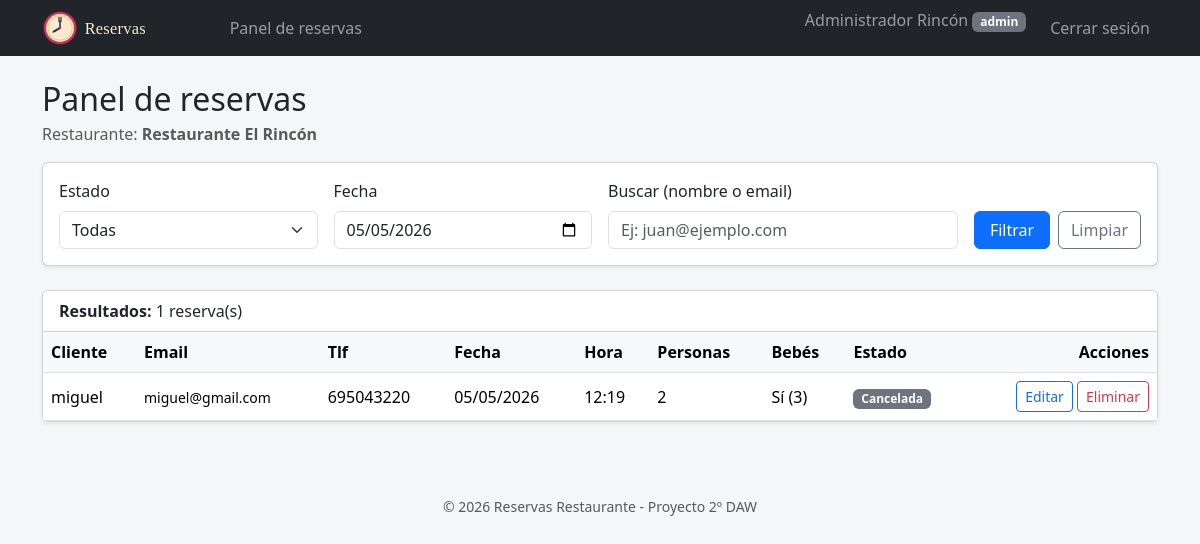
The page /admin/dashboard.php?fecha=2026-05-05 (signed in) on the database its author committed.
### tables this page shows
CREATE TABLE `bares` (
  `id` int(11) NOT NULL,
  `nombre` varchar(100) NOT NULL,
  `direccion` varchar(200) DEFAULT NULL,
  `telefono` varchar(20) DEFAULT NULL
);

CREATE TABLE `reservas` (
  `id` int(11) NOT NULL,
  `id_usuario` int(11) NOT NULL,
  `id_bar` int(11) NOT NULL,
  `num_personas` int(11) NOT NULL,
  `fecha_reserva` date NOT NULL,
  `hora_reserva` time NOT NULL,
  `bebes` tinyint(1) NOT NULL DEFAULT 0,
  `num_bebes` int(11) NOT NULL DEFAULT 0,
  `telefono` varchar(20) NOT NULL,
  `email` varchar(100) NOT NULL,
  `estado` enum('activa','cancelada') NOT NULL DEFAULT 'activa',
  `fecha_creacion` timestamp NOT NULL DEFAULT current_timestamp()
);

CREATE TABLE `usuarios` (
  `id` int(11) NOT NULL,
  `nombre` varchar(50) NOT NULL,
  `email` varchar(100) NOT NULL,
  `password` varchar(255) NOT NULL,
  `rol` enum('usuario','admin','superadmin') NOT NULL DEFAULT 'usuario',
  `bar_asignado` int(11) DEFAULT NULL,
  `fecha_registro` timestamp NOT NULL DEFAULT current_timestamp()
);

### admin/dashboard.php (the view, shortened to what this page needs)
<?php
require_once '../config/db.php';
$idBarAdmin = $_SESSION['bar_asignado'] ?? null;
$nombreBar = '';
if ($idBarAdmin) {
    $stmt = $pdo->prepare("SELECT nombre FROM bares WHERE id = ?");
    $stmt->execute([$idBarAdmin]);
    $nombreBar = $stmt->fetchColumn();
}
$filtroEstado = $_GET['estado'] ?? 'todas';
$filtroFecha  = $_GET['fecha']  ?? '';
$filtroBuscar = trim($_GET['buscar'] ?? '');
$reservas = [];
if ($idBarAdmin) {
    $sql = "
        SELECT r.*, u.nombre AS nombre_usuario, u.email AS email_usuario
        FROM reservas r
        INNER JOIN usuarios u ON u.id = r.id_usuario
        WHERE r.id_bar = :id_bar
    ";
    $params = [':id_bar' => $idBarAdmin];
    if ($filtroFecha !== '') {
        $sql .= " AND r.fecha_reserva = :fecha";
        $params[':fecha'] = $filtroFecha;
    }
    $sql .= " ORDER BY r.fecha_reserva DESC, r.hora_reserva DESC";
    $stmt = $pdo->prepare($sql);
    $stmt->execute($params);
    $reservas = $stmt->fetchAll();
}
require '../includes/header.php';
?>
<h2 class="mb-1">Panel de reservas</h2>
<p class="text-muted">
    <?php if ($nombreBar): ?>
        Restaurante: <strong><?= htmlspecialchars($nombreBar) ?></strong>
    <?php else: ?>
        <span class="text-danger">No tienes ningún restaurante asignado.</span>
    <?php endif; ?>
</p>
<?php if (!$idBarAdmin): ?>
    <div class="alert alert-warning">
        Tu cuenta de admin no tiene ningún bar asignado. Pídele al administrador
        de la base de datos que actualice el campo <code>bar_asignado</code> en
        tu fila de la tabla <code>usuarios</code>.
    </div>
<?php else: ?>
    <div class="card shadow-sm mb-4">
        <div class="card-body">
            <form method="GET" action="" class="row g-3 align-items-end">
                <div class="col-md-3">
                    <label class="form-label">Estado</label>
                    <select name="estado" class="form-select">
                        <option value="todas"     <?= $filtroEstado === 'todas'     ? 'selected' : '' ?>>Todas</option>
                    </select>
                </div>
                <div class="col-md-3">
                    <label class="form-label">Fecha</label>
                    <input type="date" name="fecha" class="form-control"
                           value="<?= htmlspecialchars($filtroFecha) ?>">
                </div>
                <div class="col-md-4">
                    <label class="form-label">Buscar (nombre o email)</label>
                    <input type="text" name="buscar" class="form-control"
                           value="<?= htmlspecialchars($filtroBuscar) ?>"
                           placeholder="Ej: juan@ejemplo.com">
                </div>
                <div class="col-md-2 d-flex gap-2">
                    <button type="submit" class="btn btn-primary flex-grow-1">Filtrar</button>
                    <a href="dashboard.php" class="btn btn-outline-secondary">Limpiar</a>
                </div>
            </form>
        </div>
    </div>
    <div class="card shadow-sm">
        <div class="card-header bg-white">
            <strong>Resultados:</strong> <?= count($reservas) ?> reserva(s)
        </div>
        <div class="table-responsive">
            <table class="table table-hover mb-0 align-middle">
                <thead>
                    <tr>
                        <th>Cliente</th>
                        <th>Email</th>
                        <th>Tlf</th>
                        <th>Fecha</th>
                        <th>Hora</th>
                        <th>Personas</th>
                        <th>Bebés</th>
                        <th>Estado</th>
                        <th class="text-end">Acciones</th>
                    </tr>
                </thead>
                <tbody>
                    <?php if (empty($reservas)): ?>
                        <tr>
                            <td colspan="9" class="text-center text-muted py-4">
                                No hay reservas que coincidan con los filtros.
                            </td>
                        </tr>
                    <?php else: ?>
                        <?php foreach ($reservas as $r): ?>
                            <tr>
                                <td><?= htmlspecialchars($r['nombre_usuario']) ?></td>
                                <td><small><?= htmlspecialchars($r['email']) ?></small></td>
                                <td><?= htmlspecialchars($r['telefono']) ?></td>
                                <td><?= htmlspecialchars(date('d/m/Y', strtotime($r['fecha_reserva']))) ?></td>
                                <td><?= htmlspecialchars(substr($r['hora_reserva'], 0, 5)) ?></td>
                                <td><?= (int)$r['num_personas'] ?></td>
                                <td>
                                    <?php if ($r['bebes']): ?>
                                        Sí (<?= (int)$r['num_bebes'] ?>)
                                    <?php else: ?>
                                        No
                                    <?php endif; ?>
                                </td>
                                <td>
                                    <?php if ($r['estado'] === 'activa'): ?>
                                        <span class="badge bg-success">Activa</span>
                                    <?php else: ?>
                                        <span class="badge bg-secondary">Cancelada</span>
                                    <?php endif; ?>
                                </td>
                                <td class="text-end">
                                    <a href="editar_reserva.php?id=<?= (int)$r['id'] ?>"
                                       class="btn btn-sm btn-outline-primary">Editar</a>
                                    <a href="eliminar_reserva.php?id=<?= (int)$r['id'] ?>"
                                       class="btn btn-sm btn-outline-danger"
                                       onclick="return confirm('¿Seguro que quieres ELIMINAR esta reserva? Esta acción no se puede deshacer.');">
                                        Eliminar
                                    </a>
                                </td>
                            </tr>
                        <?php endforeach; ?>
                    <?php endif; ?>
                </tbody>
            </table>
        </div>
    </div>
<?php endif; ?>
<?php require '../includes/footer.php'; ?>

### includes/header.php (style rules this page uses)
body { background-color: #f5f6f8; min-height: 100vh; }
.table thead th { background-color: #f8f9fa; }

### rows shown on the page
bares: nombre "Restaurante El Rincón"
reservas: id_usuario.nombre "miguel", email "miguel@gmail.com", telefono "695043220", fecha_reserva "05/05/2026", hora_reserva "12:19", num_personas "2", num_bebes "3", estado "Cancelada"

### other values the page prints
$_SESSION['nombre'] "Administrador Rincón"
$_SESSION['rol'] "admin"
count($reservas) "1"
